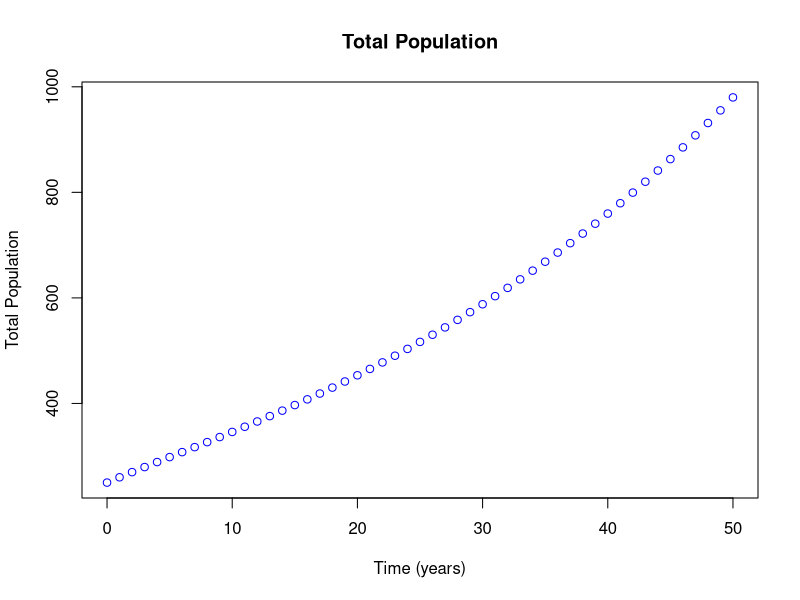
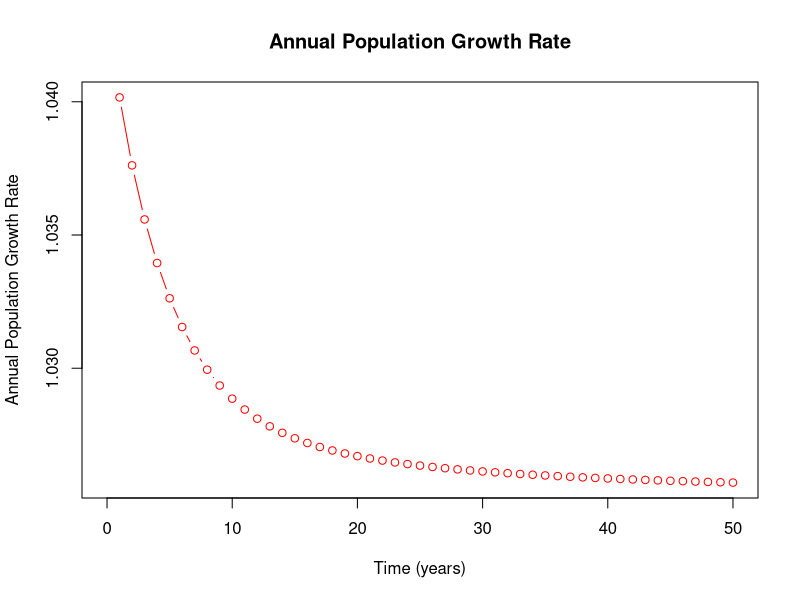
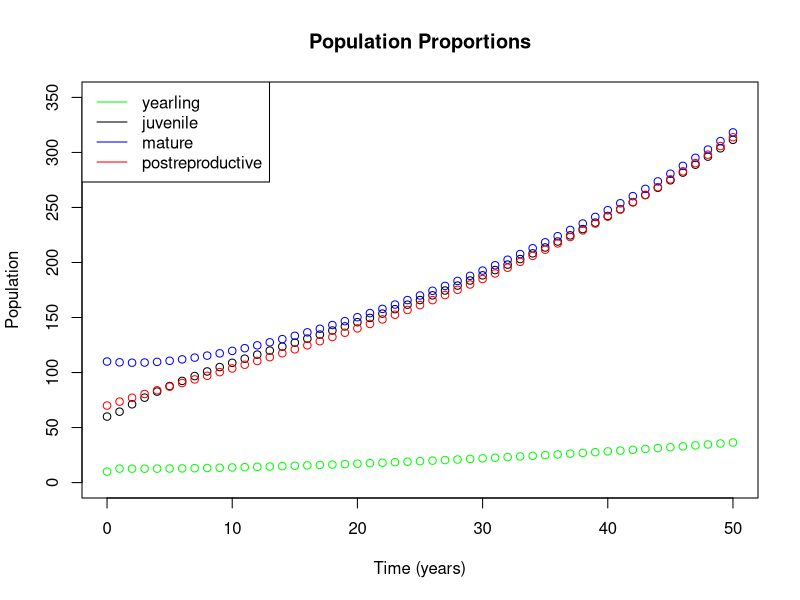
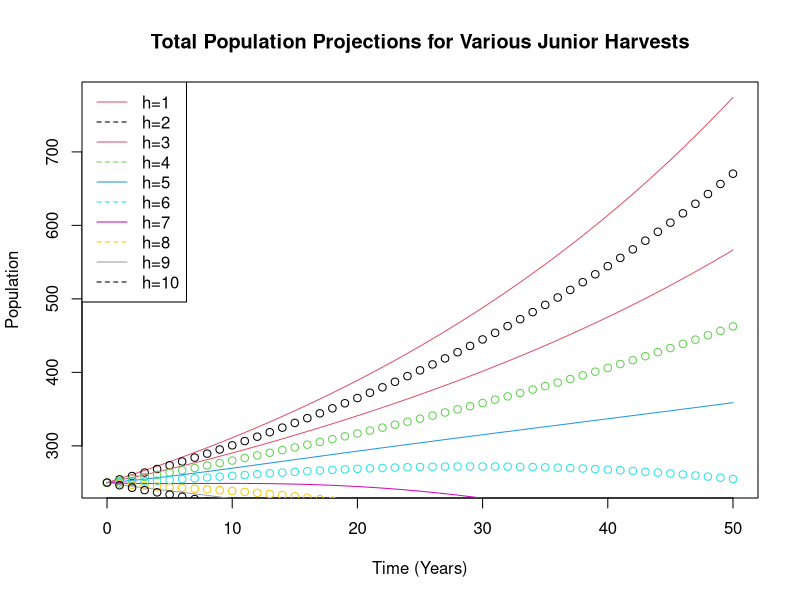
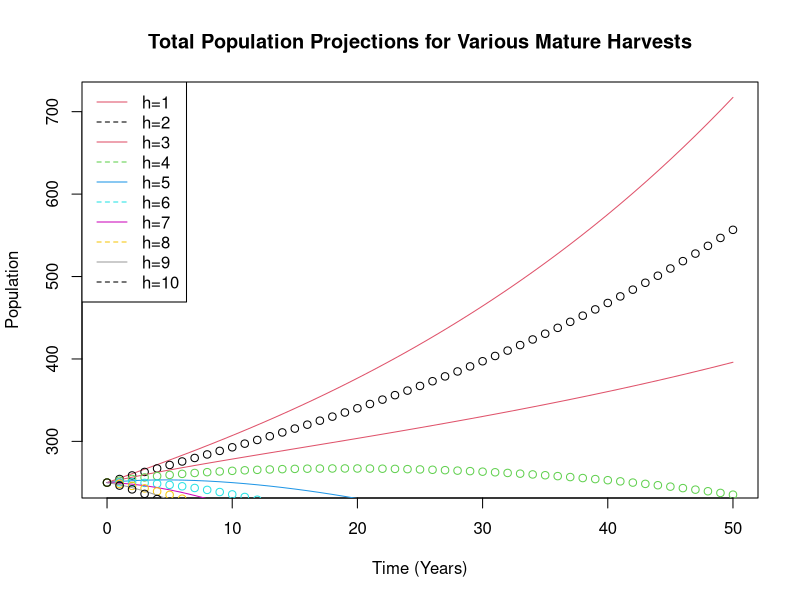

The R source for these figures, in order:
#PROBLEM 3

data <- c(0, 0.0043, 0.1132, 0, 0.9775, 0.9111, 0, 0, 0, 0.0736, 0.9534, 0, 0, 0, 0.0452, 0.9804)
proj_matr <- matrix(data, nrow = 4, ncol = 4, byrow = TRUE)
print(proj_matr)
eigs <- eigen(proj_matr)
#eigen returns named list with eigenvalues and eigenvectors, labeled vectors and values
eigs
values <- eigs$values
vectors <- eigs$vectors
#a) Return dominant eigenvalue and stable-stage distribution
d_eigval <- max(values) #dominant eigval is [1] by default anyway
print(d_eigval) #dominant eigenvalue
d_evec <- eigs$vectors[,1]
w <- d_evec/(sum(d_evec))
#make components sum to 1 for stable-stage distribution, w
print(w)

init_cond <- c(10,60,110,70)

d_eigval <- max(values) 
d_eigval #dominant eigenvalue

maxtime <- 50

out <- matrix(rep(NA,4*(maxtime+1)), nrow = (maxtime+1))
out[1,] <- init_cond
for(i in 1:maxtime){
	out[i+1,] <- proj_matr %*% out[i,]
}

#3.b) projecting population dynamics, storing in 'out'
out <- as.data.frame(out)
names(out) <- c("year","juv","mature","postrep")
out$time <- 0:maxtime
out$N <- out$year + out$juv + out$mature + out$postrep

#3.c) plotting
#graph total population, N
plot(N~time, out, type="b", xlab = "Time (years)", ylab = "Total Population", 
		 main = "Total Population", col="blue")
#~ creates dep-indep relation

#annual population growth rate, N(t+1)/N(t)
annual_growth_rates <- c(NA, out$N[2:(maxtime+1)]/out$N[1:maxtime])
plot(annual_growth_rates~time, out, type="b", xlab = "Time (years)",
		 ylab = "Annual Population Growth Rate", main = "Annual Population Growth Rate",
		 col="red")

#proportion of individuals at each stage
plot(year~time, out, type="b", main = "Population Proportions", ylab = "Population", 
		 xlab = "Time (years)", ylim = c(0,350), col="green") 
#'points' puts given data on previous plot
points(juv~time, out, type="b", col="black") 
points(mature~time, out, type="b", col="blue")
points(postrep~time, out, type="b", col="red")
legend("topleft", c("yearling", "juvenile","mature","postreproductive"), 
			 col=c("green", "black", "blue", "red"), lty=1)

#PROBLEM 4
init_cond_w <- 250*w #initial condition with stable-stage dist and 250 total
print(init_cond_w)

#Juvenile harvests
#make matrix 'harvests' to store 10 population projects with 1:10 juv harvests
juv_harvests <- matrix(rep(NA, 10*(maxtime+1)), nrow = (maxtime+1))
harvest_max <- 10
for(j in 1:harvest_max){
	out2 <- matrix(rep(NA,4*(maxtime+1)), nrow = (maxtime+1))
	out2[1,] <- init_cond_w
	for(i in 1:maxtime){
		out2[i+1,] <- ((proj_matr %*% out2[i,]) - c(0,j,0,0))
		#subtracting constant juv harvest j from each generation after breeding season
	}
	out2 <- as.data.frame(out2)
	names(out2) <- c("year","juv","mature","postrep")
	out2$N <- out2$year + out2$juv + out2$mature + out2$postrep
	juv_harvests[,j] <- out2$N
}
juv_harvests <- as.data.frame(juv_harvests)
names(juv_harvests) <- c("h1","h2","h3","h4","h5","h6","h7","h8","h9","h10")
juv_harvests$time <- 0:maxtime
plot(h1~time, juv_harvests, ylab = "Population", xlab="Time (Years)", 
		 main="Total Population Projections for Various Junior Harvests",type="l", col=10)
points(h2~time, juv_harvests, type="p", col=1)
points(h3~time, juv_harvests, type="l", col=2)
points(h4~time, juv_harvests, type="p", col=3)
points(h5~time, juv_harvests, type="l", col=4)
points(h6~time, juv_harvests, type="p", col=5)
points(h7~time, juv_harvests, type="l", col=6)
points(h8~time, juv_harvests, type="p", col=7)
points(h9~time, juv_harvests, type="l", col=8)
points(h10~time, juv_harvests, type="p", col=9)

legend("topleft", c("h=1","h=2","h=3","h=4","h=5","h=6","h=7","h=8","h=9","h=10"),
			 col=c(10,1:9), lty=rep(c(1,2),times=5))

#Now, for harvest of mature/reproductive adults
mature_harvests <- matrix(rep(NA, 10*(maxtime+1)), nrow = (maxtime+1))
harvest_max <- 10
for(j in 1:harvest_max){
	out2 <- matrix(rep(NA,4*(maxtime+1)), nrow = (maxtime+1))
	out2[1,] <- init_cond_w
	for(i in 1:maxtime){
		out2[i+1,] <- ((proj_matr %*% out2[i,]) - c(0,0,j,0))
	}
	out2 <- as.data.frame(out2)
	names(out2) <- c("year","juv","mature","postrep")
	out2$N <- out2$year + out2$juv + out2$mature + out2$postrep
	mature_harvests[,j] <- out2$N
}
mature_harvests <- as.data.frame(mature_harvests)
names(mature_harvests) <- c("h1","h2","h3","h4","h5","h6","h7","h8","h9","h10")
mature_harvests$time <- 0:maxtime
plot(h1~time, mature_harvests, ylab = "Population", xlab="Time (Years)", 
		 main="Total Population Projections for Various Mature Harvests",type="l", col=10)
points(h2~time, mature_harvests, type="p", col=1)
points(h3~time, mature_harvests, type="l", col=2)
points(h4~time, mature_harvests, type="p", col=3)
points(h5~time, mature_harvests, type="l", col=4)
points(h6~time, mature_harvests, type="p", col=5)
points(h7~time, mature_harvests, type="l", col=6)
points(h8~time, mature_harvests, type="p", col=7)
points(h9~time, mature_harvests, type="l", col=8)
points(h10~time, mature_harvests, type="p", col=9)

legend("topleft", c("h=1","h=2","h=3","h=4","h=5","h=6","h=7","h=8","h=9","h=10"),
			 col=c(10,1:9), lty=rep(c(1,2),times=5))